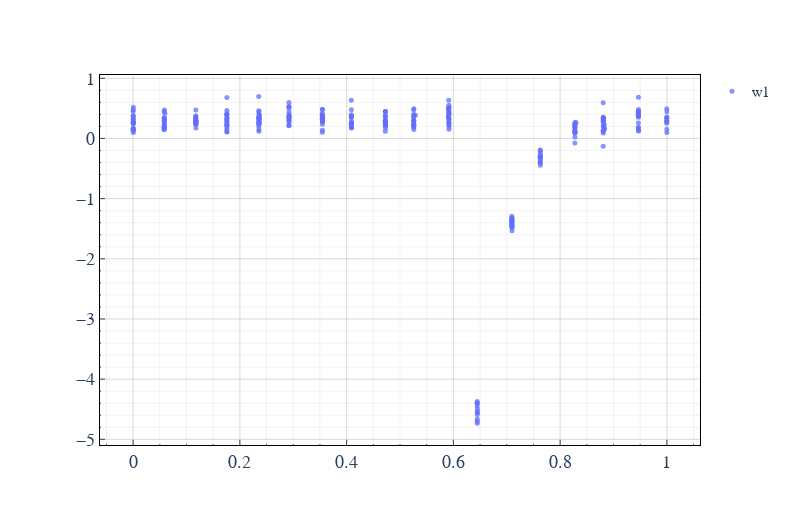

The notebook cell saved with this chart:
### Code cell
c = get_coordinates("19 52 08.25	+27 42 20.9")

tbl = Irsa.query_region(c, catalog="neowiser_p1bs_psd", spatial="Cone",
                            radius=5 * u.arcsec)
tbl = tbl.to_pandas()

tbl = tbl.loc[tbl["qual_frame"]>= 4]
ex = LightSource(tbl, "")
plot_from_lightsource(ex)

### Figure 1 — Plotly figure (JSON) as saved in the notebook; plotly's stock layout.template omitted (floating-point values rounded to 4 significant figures; data arrays with more than 128 entries replaced by an {"elided": "..."} marker saying what was removed)
{"data": [{"marker": {"opacity": 0.75, "size": 5}, "mode": "markers", "name": "w1", "type": "scatter", "x": {"elided": "284 float values"}, "y": {"elided": "284 float values"}}], "layout": {"font": {"family": "Times New Roman", "size": 18}, "height": 520, "legend": {"bgcolor": "rgba(0, 0, 0, 0)", "font": {"family": "monospace", "size": 15}, "x": 1.02, "xanchor": "left"}, "margin": {"b": 75, "l": 100, "pad": 0, "r": 100, "t": 75}, "plot_bgcolor": "rgba(0, 0, 0, 0)", "showlegend": true, "title": {"font": {"size": 18}}, "width": 800, "xaxis": {"gridcolor": "rgba(0, 0, 0, .15)", "linecolor": "black", "minor": {"gridcolor": "rgba(1, 1, 1, .05)", "showgrid": true, "ticklen": 1, "ticks": "inside"}, "mirror": true, "showgrid": true, "showline": true, "ticks": "inside", "title": {"font": {"size": 18}}, "zeroline": false, "zerolinecolor": "rgba(0, 0, 0, .15)"}, "yaxis": {"gridcolor": "rgba(0, 0, 0, .15)", "linecolor": "black", "minor": {"gridcolor": "rgba(1, 1, 1, .05)", "showgrid": true, "ticklen": 1, "ticks": "inside"}, "mirror": true, "showgrid": true, "showline": true, "ticks": "inside", "title": {"font": {"size": 18}}, "zeroline": false, "zerolinecolor": "rgba(0, 0, 0, .15)"}}}
